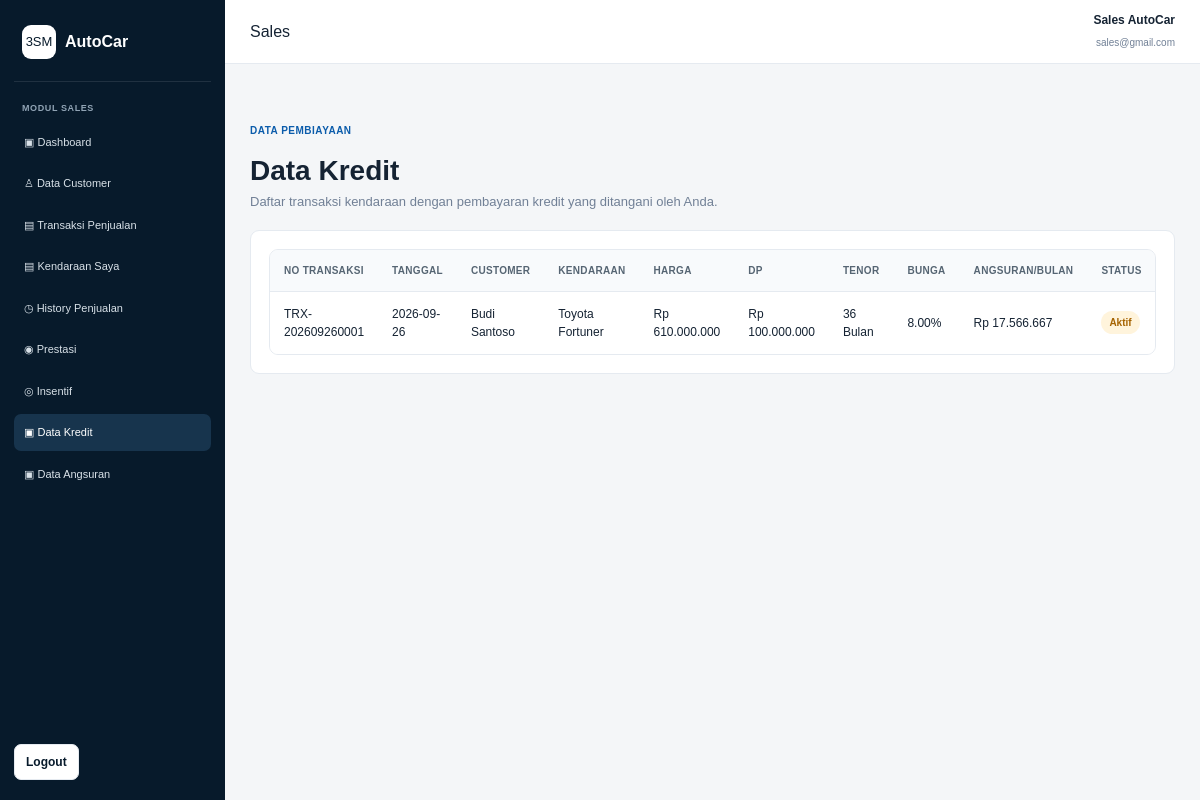
Screenshot of /sales/kredit.php (signed in) with the database file from the repository.
### tables this page shows
CREATE TABLE kredit (
    id_kredit INT AUTO_INCREMENT PRIMARY KEY,
    id_penjualan INT NOT NULL UNIQUE,
    harga_kendaraan DECIMAL(15,2) NOT NULL DEFAULT 0,
    dp DECIMAL(15,2) NOT NULL DEFAULT 0,
    pokok_pinjaman DECIMAL(15,2) NOT NULL DEFAULT 0,
    tenor INT NOT NULL DEFAULT 0,
    bunga_tahunan DECIMAL(5,2) NOT NULL DEFAULT 0,
    total_bunga DECIMAL(15,2) NOT NULL DEFAULT 0,
    total_kredit DECIMAL(15,2) NOT NULL DEFAULT 0,
    angsuran_per_bulan DECIMAL(15,2) NOT NULL DEFAULT 0,
    tanggal_mulai DATE DEFAULT NULL,
    status_kredit ENUM('Aktif','Lunas') NOT NULL DEFAULT 'Aktif',
    created_at TIMESTAMP DEFAULT CURRENT_TIMESTAMP,
    CONSTRAINT fk_kredit_penjualan
        FOREIGN KEY (id_penjualan) REFERENCES penjualan(id_penjualan)
        ON UPDATE CASCADE ON DELETE CASCADE
);

CREATE TABLE penjualan (
    id_penjualan INT AUTO_INCREMENT PRIMARY KEY,
    no_transaksi VARCHAR(50) NOT NULL UNIQUE,
    id_customer INT NOT NULL,
    id_sales INT NOT NULL,
    id_kendaraan INT NOT NULL,
    harga DECIMAL(15,2) NOT NULL DEFAULT 0,
    tanggal DATE NOT NULL,
    metode_pembayaran ENUM('Cash','Transfer','Kredit') NOT NULL,
    status ENUM('Menunggu Verifikasi','Selesai','Ditolak') NOT NULL DEFAULT 'Menunggu Verifikasi',
    dp DECIMAL(15,2) NOT NULL DEFAULT 0,
    tenor INT NOT NULL DEFAULT 0,
    bunga_tahunan DECIMAL(5,2) NOT NULL DEFAULT 0,
    pokok_pinjaman DECIMAL(15,2) NOT NULL DEFAULT 0,
    total_bunga DECIMAL(15,2) NOT NULL DEFAULT 0,
    total_kredit DECIMAL(15,2) NOT NULL DEFAULT 0,
    angsuran_per_bulan DECIMAL(15,2) NOT NULL DEFAULT 0,
    created_at TIMESTAMP DEFAULT CURRENT_TIMESTAMP,
    CONSTRAINT fk_penjualan_customer
        FOREIGN KEY (id_customer) REFERENCES customer(id_customer)
        ON UPDATE CASCADE ON DELETE RESTRICT,
    CONSTRAINT fk_penjualan_sales
        FOREIGN KEY (id_sales) REFERENCES sales(id_sales)
        ON UPDATE CASCADE ON DELETE RESTRICT,
    CONSTRAINT fk_penjualan_kendaraan
        FOREIGN KEY (id_kendaraan) REFERENCES kendaraan(id_kendaraan)
        ON UPDATE CASCADE ON DELETE RESTRICT
);

CREATE TABLE customer (
    id_customer INT AUTO_INCREMENT PRIMARY KEY,
    nama VARCHAR(100) NOT NULL,
    email VARCHAR(100) DEFAULT NULL,
    no_hp VARCHAR(20) DEFAULT NULL,
    alamat TEXT DEFAULT NULL,
    created_at TIMESTAMP DEFAULT CURRENT_TIMESTAMP
);

CREATE TABLE merek (
    id_merek INT AUTO_INCREMENT PRIMARY KEY,
    nama_merek VARCHAR(100) NOT NULL UNIQUE
);

CREATE TABLE tipe_kendaraan (
    id_tipe INT AUTO_INCREMENT PRIMARY KEY,
    nama_tipe VARCHAR(100) NOT NULL,
    id_merek INT DEFAULT NULL,
    CONSTRAINT fk_tipe_merek
        FOREIGN KEY (id_merek) REFERENCES merek(id_merek)
        ON UPDATE CASCADE ON DELETE SET NULL
);

### config/helpers.php (called while the page is built, shortened)
<?php
function e($value)
{
    return htmlspecialchars((string)$value, ENT_QUOTES, 'UTF-8');
}
function rupiah($angka)
{
    return "Rp " . number_format((float)$angka, 0, ',', '.');
}
?>

### sales/kredit.php (the view, shortened to what this page needs)
<?php
include "../config/koneksi.php";
include "header.php";
$id_user = (int)$_SESSION['id_user'];
$salesRow = mysqli_fetch_assoc(
    mysqli_query(
        $conn,
        "SELECT id_sales
         FROM sales
         WHERE id_user = $id_user
         LIMIT 1"
    )
);
$id_sales = (int)($salesRow['id_sales'] ?? 0);
$result = mysqli_query($conn, "
    SELECT
        k.*,
        p.no_transaksi,
        p.tanggal,
        c.nama AS customer,
        m.nama_merek,
        t.nama_tipe
    FROM kredit k
    INNER JOIN penjualan p
        ON k.id_penjualan = p.id_penjualan
    INNER JOIN customer c
        ON p.id_customer = c.id_customer
    INNER JOIN kendaraan v
        ON p.id_kendaraan = v.id_kendaraan
    INNER JOIN merek m
        ON v.id_merek = m.id_merek
    INNER JOIN tipe_kendaraan t
        ON v.id_tipe = t.id_tipe
    WHERE p.id_sales = $id_sales
    ORDER BY k.id_kredit DESC
");
?>
<div class="page-head">
    <span class="eyebrow">
        DATA PEMBIAYAAN
    </span>
    <h1>Data Kredit</h1>
    <p>
        Daftar transaksi kendaraan dengan pembayaran kredit yang ditangani oleh Anda.
    </p>
</div>
<div class="card">
    <div class="table-wrap">
        <table class="table">
            <tr>
                <th>No Transaksi</th>
                <th>Tanggal</th>
                <th>Customer</th>
                <th>Kendaraan</th>
                <th>Harga</th>
                <th>DP</th>
                <th>Tenor</th>
                <th>Bunga</th>
                <th>Angsuran/Bulan</th>
                <th>Status</th>
            </tr>
            <?php if(mysqli_num_rows($result) === 0): ?>
                <tr>
                    <td colspan="10" style="text-align:center;">
                        Belum ada transaksi kredit.
                    </td>
                </tr>
            <?php else: ?>
                <?php while($row = mysqli_fetch_assoc($result)): ?>
                    <tr>
                        <td>
                            <?= e($row['no_transaksi']) ?>
                        </td>
                        <td>
                            <?= e($row['tanggal']) ?>
                        </td>
                        <td>
                            <?= e($row['customer']) ?>
                        </td>
                        <td>
                            <?= e($row['nama_merek'].' '.$row['nama_tipe']) ?>
                        </td>
                        <td>
                            <?= rupiah($row['harga_kendaraan']) ?>
                        </td>
                        <td>
                            <?= rupiah($row['dp']) ?>
                        </td>
                        <td>
                            <?= e($row['tenor']) ?> Bulan
                        </td>
                        <td>
                            <?= e($row['bunga_tahunan']) ?>%
                        </td>
                        <td>
                            <?= rupiah($row['angsuran_per_bulan']) ?>
                        </td>
                        <td>
                            <?php if($row['status_kredit'] === 'Lunas'): ?>
                                <span class="badge badge-success">
                                    Lunas
                                </span>
                            <?php elseif($row['status_kredit'] === 'Macet'): ?>
                                <span class="badge badge-danger">
                                    Macet
                                </span>
                            <?php else: ?>
                                <span class="badge badge-warning">
                                    Aktif
                                </span>
                            <?php endif; ?>
                        </td>
                    </tr>
                <?php endwhile; ?>
            <?php endif; ?>
        </table>
    </div>
</div>
<?php include "footer.php"; ?>

### assets/css/style.css (style rules this page uses)
* { margin: 0; padding: 0; box-sizing: border-box; }
:root { --navy: #071a2b; --navy-2: #0d2a42; --blue: #0b5cab; --blue-light: #eaf3fb; --text: #152333; --muted: #718096; --border: #e5eaf0; --bg: #f4f6f8; --white: #ffffff; --green: #0d9f6e; --yellow: #d98a00; --red: #c93636; }
body { font-family: Arial, Helvetica, sans-serif; background: var(--bg); color: var(--text); line-height: 1.5; }
.eyebrow { display: inline-block; color: var(--blue); font-size: 10px; font-weight: 800; letter-spacing: .5px; margin-bottom: 12px; }
.stat-card, .card { background: white; border: 1px solid var(--border); border-radius: 9px; padding: 18px; }
.badge { display: inline-flex; align-items: center; padding: 4px 8px; border-radius: 999px; background: #edf1f5; color: #52606d; font-size: 10px; font-weight: 800; }
.badge-warning { background: #fff4dc; color: #a56300; }
.page-head { padding: 28px 0 18px; }
.page-head h1 { font-size: 28px; }
.page-head p { color: var(--muted); font-size: 13px; }
.table-wrap { background: white; border: 1px solid var(--border); border-radius: 9px; overflow-x: auto; }
.table { width: 100%; border-collapse: collapse; min-width: 760px; }
.table th, .table td { padding: 13px 14px; text-align: left; border-bottom: 1px solid var(--border); font-size: 12px; vertical-align: middle; }
.table th { background: #f8fafc; color: #566573; font-size: 10px; text-transform: uppercase; letter-spacing: .3px; }
.table tr:last-child td { border-bottom: 0; }

### rows the page displays
kredit: id_penjualan.no_transaksi "TRX-202609260001", id_penjualan.tanggal "2026-09-26", customer.nama "Budi Santoso", merek.nama_merek "Toyota Fortuner", harga_kendaraan "Rp 610.000.000", dp "Rp 100.000.000", tenor "36", bunga_tahunan "8.00", angsuran_per_bulan "Rp 17.566.667", status_kredit "Aktif"

### other values shown
$_SESSION['nama'] "Sales AutoCar"
$_SESSION['email'] "sales@gmail.com"
